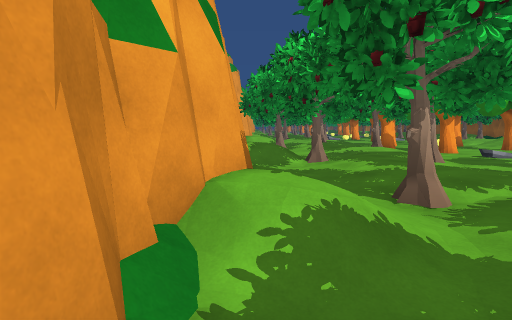
[1] (above)

18 first-person views from a walk through a 3-D level made in the Unity game engine. The camera is 1.4 m above the floor, tilts 6° down and sees 80° across. The floor is counted in squares, 2 m on a side. Each view is taken from the middle of a square. On the plan, view 1 faces up. The plan holds only what a view shows up to about 10 squares ahead; the rest is blank. The place goes on beyond the plan. The player character is not drawn.

[2]
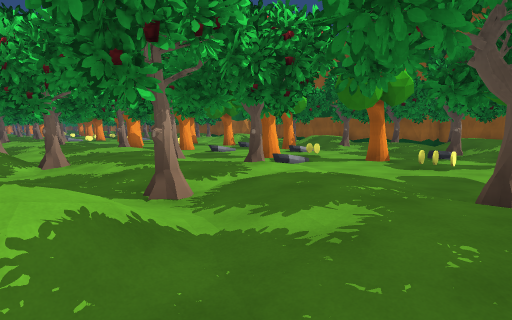

[3]
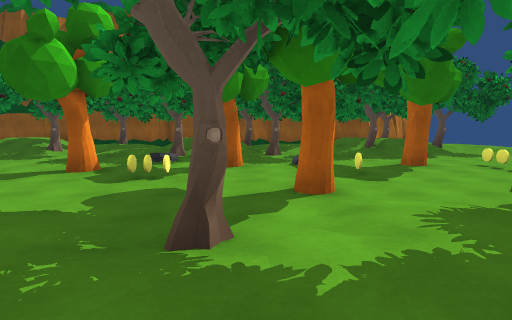

[4]
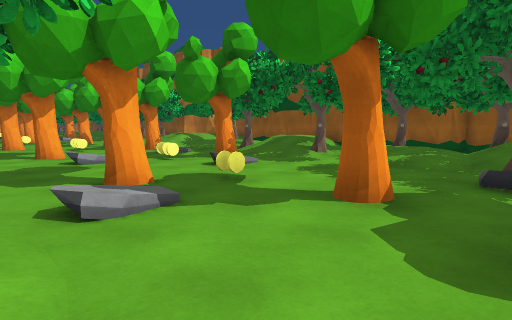

[5]
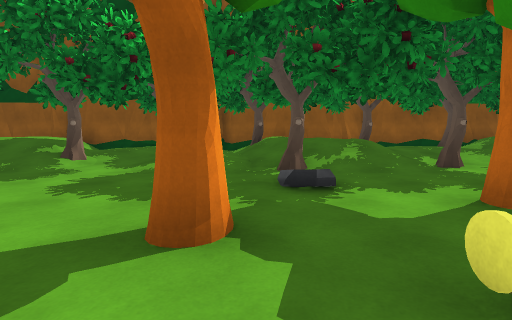

[6]
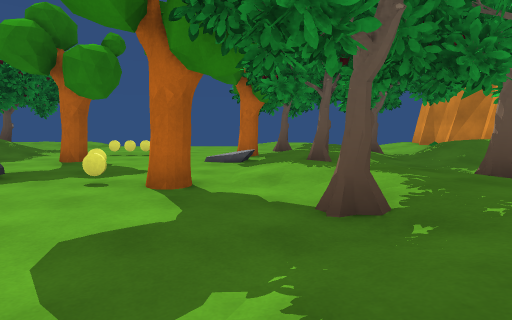

[7]
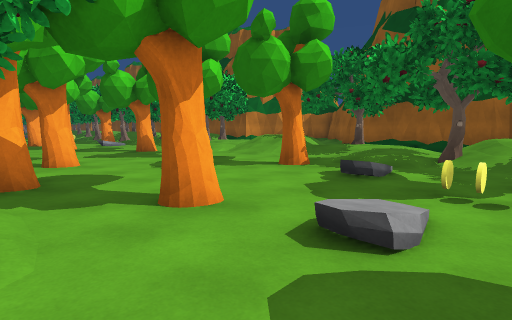

[8]
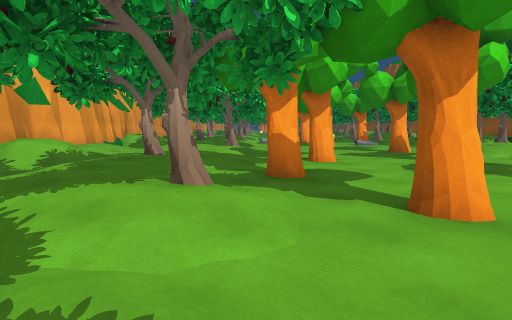

[9]
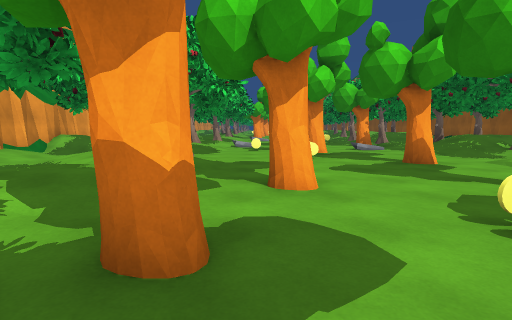

[10]
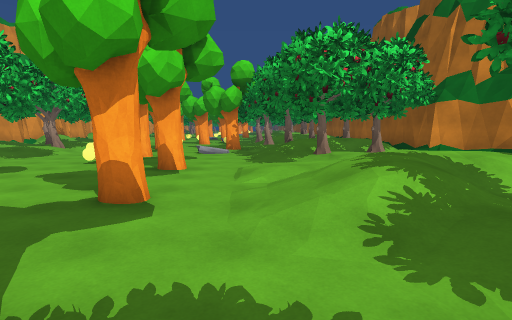

[11]
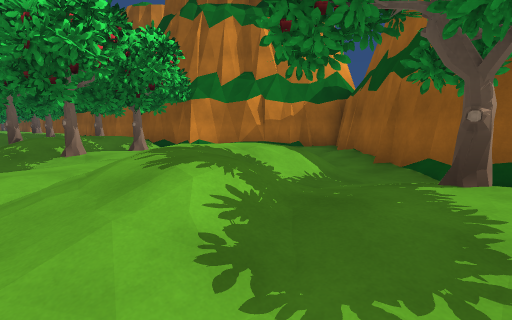

[12]
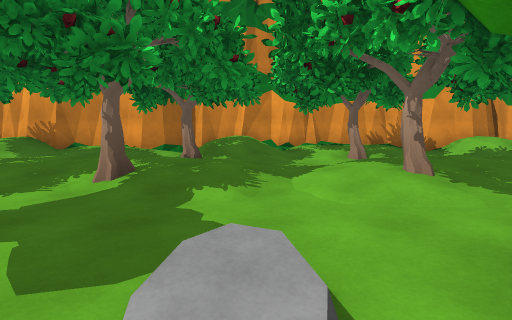

[13]
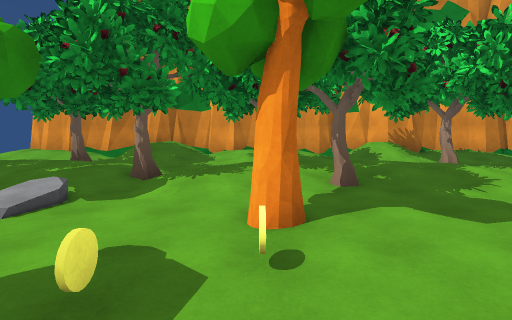

[14]
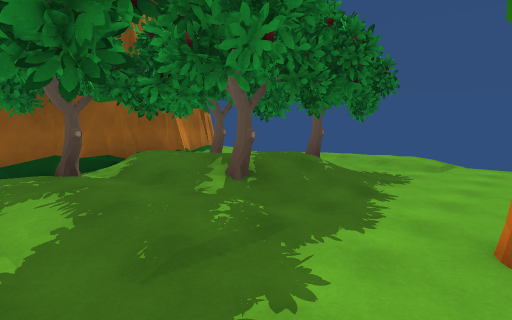

[15]
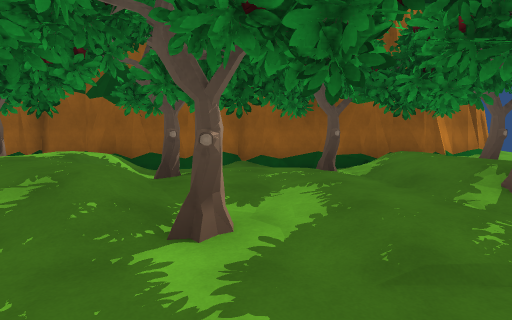

[16]
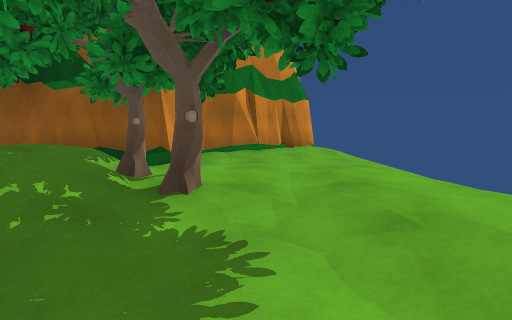

[17]
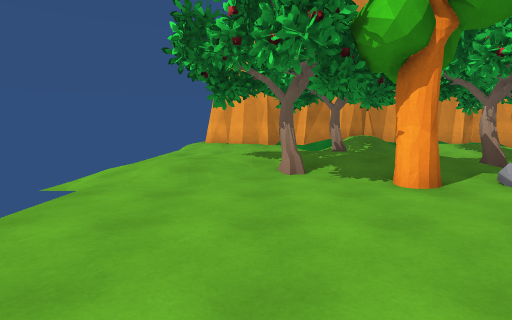

[18]
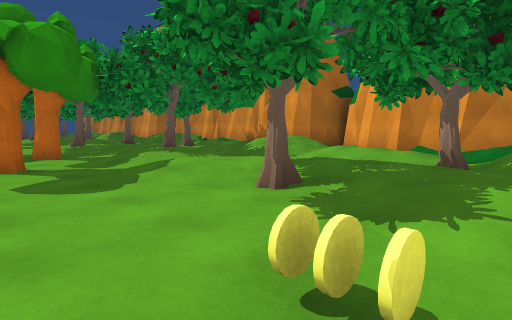

### Floor plan
Key: @ floor where view 1 was taken; # wall or solid block; x gap in a wall; . main floor; : floor 0.25 m higher than the main floor; - floor 0.25 m lower than the main floor; + floor 0.75 m higher than the main floor; / step, stairs or slope; = window, fence, low wall or low ledge; T tree; C coin; O other object.
Columns run from 1 left of view 1 to 20 right of it. Each row starts with its distance up from view 1.
 21 #+/ =:... .: OTTT#
 20 #/.O::.O.T...O=T/##
 19 #/-::......../OT  #
 18 #:.::T..O.....::   ##
 17 #:..::....T..::    /#
 16 #/.-.:......:://  .##
 15 #+/.:=.T...../+//.:#
 14 #//:#=....T..//.-/##
 13 #/-=:.T..O.../:#.##
 12 #:.::......T..=T.#
 11 #:O.:#=.T...::::/#
 10 #.-.==....//.TT/.#
  9 #//.::../.O..//+/#
  8 #//T::.....T.////#
  7 #.-::T....:..TT  #
  6 #/.:T...TC....::##
  5 #:.:::.:.C....:O #
  4 #:.#=:...T..:::O
  3 #/=.:O.......=TT#
  2 #/=.::..C...x=T+#
  1 #.-::...O.T..TT  #
  0 #@.:=T.......==T #
 -1 #:.#=T.TC./..#T: #
 -2 #:..::=..C..:::TT#
 -3 #//-.#.......:/T #
 -4 #+/.=:....T..OTTT#
 -5 #/.O::T..OO..O=T/##
 -6 #/-::......../OT .##
 -7 #:. :T........:: .:##
 -8 #:. ::.... ..::: .:/#
 -9 :..  :.     :::..-.::x

Positions as (right, up) in squares from view 1, and headings:
1: (0, 0), facing up
2: (0, 0), facing up-right
3: (2, 0), facing right
4: (5, 2), facing up-right
5: (6, 3), facing right
6: (5, 3), facing down
7: (5, 8), facing up-right
8: (5, 8), facing up
9: (6, 11), facing up
10: (11, 11), facing up
11: (11, 12), facing up-right
12: (8, 9), facing left
13: (9, -1), facing left
14: (9, -1), facing down-right
15: (9, -1), facing right
16: (10, -7), facing right
17: (9, -7), facing left
18: (7, 21), facing down-left
